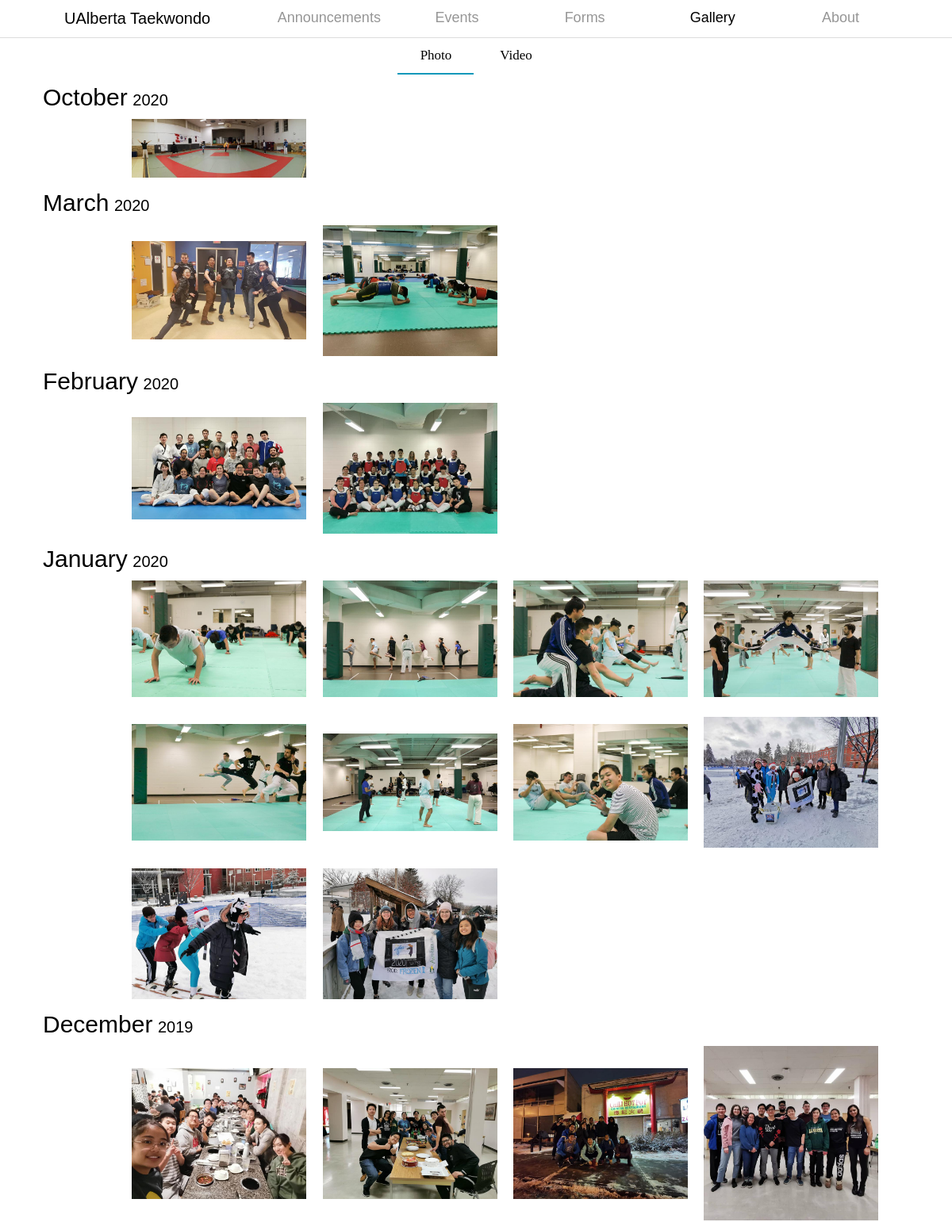
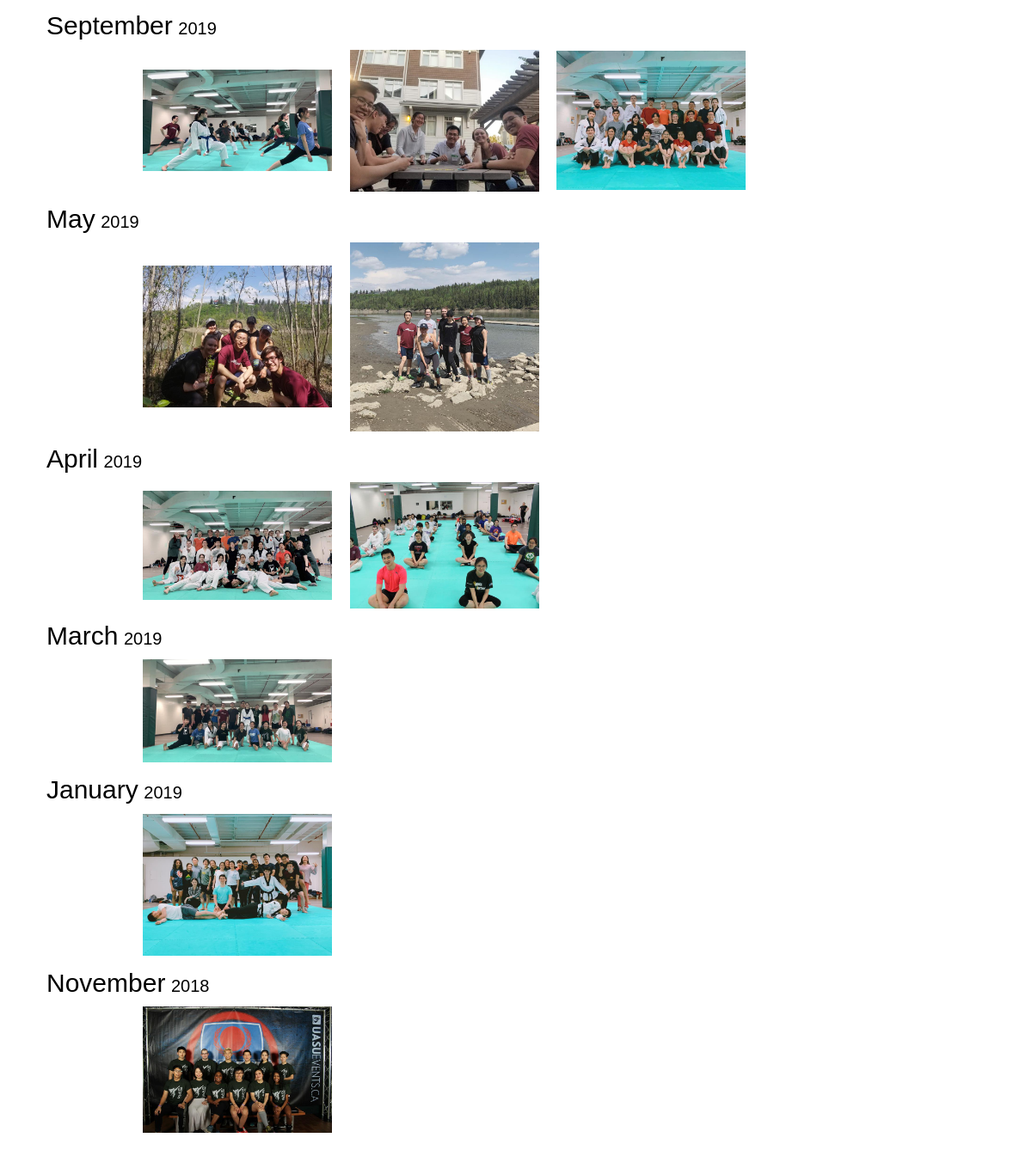
The page /gallery on the database its author committed (2 pictures, top to bottom).
### main/models.py (models this page shows, shortened)
class Photo(models.Model):
	name = models.CharField(max_length=500, default="Photo")
	date_taken = models.DateTimeField(default=timezone.now)
	image = models.ImageField(upload_to='gallery')
	def image_tag(self):
		return mark_safe('<img src="/media/%s" height="400" />' % (self.image))
	image_tag.short_description = 'Image Preview'
	class Meta:
		ordering = ['name']

### main/views.py (the view)
# urls.py: path('gallery', views.gallery, name="gallery"),
def gallery(request):
	photos = Photo.objects.all().order_by('-date_taken')
	context = {
		'youtube_url':Contact.objects.filter(platform__iexact='youtube').first(),
		'photos':photos,
		'first':photos.first()
	}
	return render(request, 'main/gallery.html', context)

### other/context_processors.py (called while the page is built)
def add_variable_to_context(request):
	if (Form.objects.order_by('-date_posted').first()):
		return {'newest_form_id': Form.objects.order_by('-date_posted').first().id}
	else:
		return {'newest_form_id': 0}

### main/templates/main/gallery.html (shortened to what this page needs)
{%extends "main/base.html"%}
{% block content%}
<div class="sub-nav">
	<button id="selected">Photo</button>
	<button id="not-selected" onclick="window.open('{{ youtube_url.url }}')">Video</button>
</div>
<div id="photos">
	<div class="section-header">
		<label class="section-month">{{ first.date_taken|date:"F" }}</label> {{ first.date_taken.year }}
	</div>
	{% for photo in photos %}
		<a class="photo" href="{% url 'photo' photo.id %}">
			<img src="{{ photo.image.url }}">
		</a>
	{% endfor %}
</div>
{% endblock content %}

### main/templates/main/gallery.html (style rules this page uses)
.section-header { width: 100%; font-size: 20px; margin-left: -10%; }
.section-month { font-size: 30px; padding-right: 1px; }
#photos { display: inline-flex; flex-direction: row; flex-wrap: wrap; padding: 2%; padding-left: 13%; padding-top: 0; align-items: center; }
.sub-nav { margin-bottom: 1%; width: 100%; text-align: center; }
#selected { border-bottom: 2px solid #0D98BA; }
button { padding: 1%; padding-left: 2%; padding-right: 2%; background-color: white; width: 8%; }
.photo { width: 220px; margin: 1%; }
img { width: 100%; }

### main/templates/main/base.html (style rules this page uses)
body { margin: 0; font-family: "calibri light", "helvetica", "arial", "calibri"; font-size: 18px; }
a { text-decoration: none; color: black; }
button { cursor: pointer; font-family: "calibri light"; font-size: 17px; border: none; }

### rows shown on the page
Photo: date_taken "October", date_taken.year "2020", image (picture)
Photo: image (picture)
Photo: image (picture)
Photo: image (picture)
Photo: image (picture)
Photo: image (picture)
Photo: image (picture)
Photo: image (picture)
Photo: image (picture)
Photo: image (picture)
Photo: image (picture)
Photo: image (picture)
Photo: image (picture)
Photo: image (picture)
Photo: image (picture)
Photo: image (picture)
Photo: image (picture)
Photo: image (picture)
Photo: image (picture)
Photo: image (picture)
Photo: image (picture)
Photo: image (picture)
Photo: image (picture)
Photo: image (picture)
Photo: image (picture)
Photo: image (picture)
Photo: image (picture)
Photo: image (picture)
Photo: image (picture)
